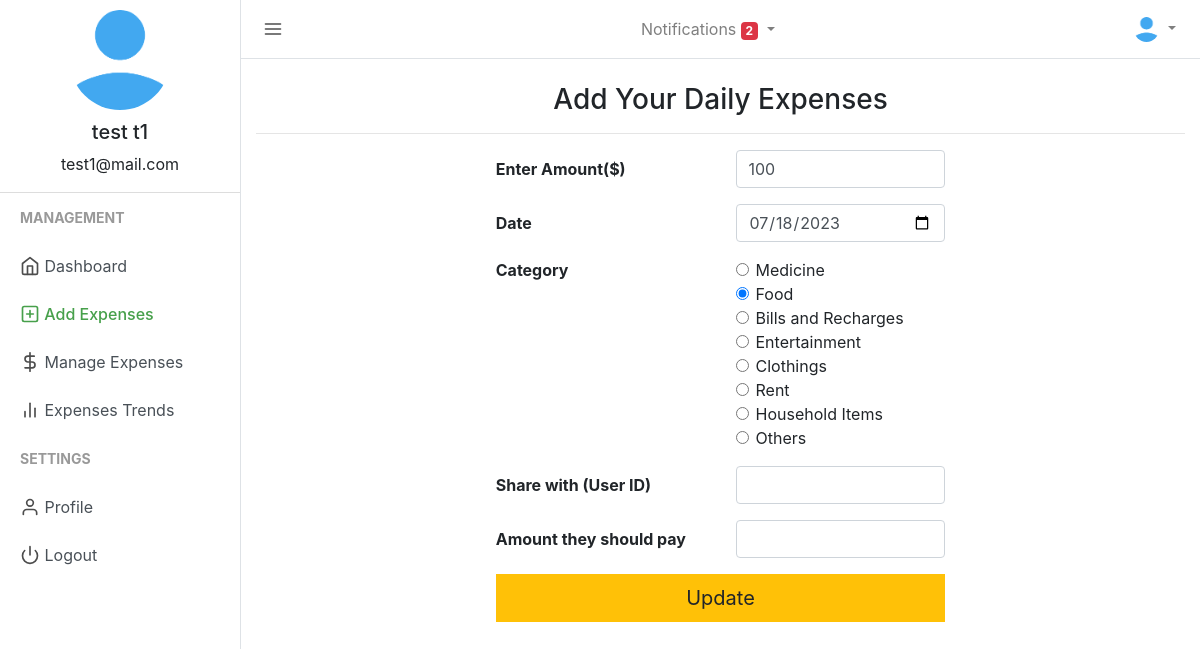
The app's page /add_expense.php?edit=79 (signed in) with its own data.
### tables this page shows
CREATE TABLE `users` (
  `user_id` int(11) NOT NULL,
  `firstname` varchar(50) NOT NULL,
  `lastname` varchar(25) NOT NULL,
  `email` varchar(50) NOT NULL,
  `profile_path` varchar(50) NOT NULL DEFAULT 'default_profile.png',
  `password` varchar(50) NOT NULL,
  `trn_date` datetime NOT NULL
);

CREATE TABLE `expenses` (
  `expense_id` int(20) NOT NULL,
  `user_id` varchar(15) NOT NULL,
  `expense` int(20) NOT NULL,
  `expensedate` varchar(15) NOT NULL,
  `expensecategory` varchar(50) NOT NULL
);

### session.php (called while the page is built, shortened)
<?php
include("config.php");
$sess_email = $_SESSION["email"];
$sql = "SELECT user_id, firstname, lastname, email, profile_path FROM users WHERE email = '$sess_email'";
$result = $con->query($sql);
if ($result->num_rows > 0) {
  while($row = $result->fetch_assoc()) {
    $userid=$row["user_id"];
    $username =$row["firstname"]." ".$row["lastname"];
    $useremail=$row["email"];
    $userprofile="uploads/".$row["profile_path"];
  }
} else {
    $userid="GHX1Y2";
    $username ="Jhon Doe";
    $useremail="mailid@domain.com";
    $userprofile="Uploads/default_profile.png";
}
?>

### add_expense.php (the view, shortened to what this page needs)
<?php
include("session.php");
$update = false;
$del = false;
$expenseamount = "";
$expensedate = date("Y-m-d");
$expensecategory = "Entertainment";
if (isset($_GET['edit'])) {
    editExpense();
}
function editExpense()
{
    global $con, $userid, $update, $expenseamount, $expensedate, $expensecategory;
    $id = $_GET['edit'];
    $record = mysqli_query($con, "SELECT * FROM expenses WHERE user_id='$userid' AND expense_id=$id");
    if (mysqli_num_rows($record) == 1) {
        $expense = mysqli_fetch_array($record);
        $expenseamount = $expense['expense'];
        $expensedate = $expense['expensedate'];
        $expensecategory = $expense['expensecategory'];
        $update = true;
    } else {
        echo ("WARNING: AUTHORIZATION ERROR: Trying to Access Unauthorized data");
    }
}
?>
<!DOCTYPE html>
<html lang="en">
<head>
    <link href="css/bootstrap.min.css" rel="stylesheet">
    <link href="css/style.css" rel="stylesheet">
</head>
<body>
    <div class="d-flex" id="wrapper">
        <div class="border-right" id="sidebar-wrapper">
            <div class="user">
                <img class="img img-fluid rounded-circle" src="<?php echo $userprofile ?>" width="120">
                <h5><?php echo $username ?></h5>
                <p><?php echo $useremail ?></p>
            </div>
            <div class="sidebar-heading">Management</div>
            <div class="list-group list-group-flush">
                <a href="index.php" class="list-group-item list-group-item-action"><span data-feather="home"></span> Dashboard</a>
                <a href="add_expense.php" class="list-group-item list-group-item-action sidebar-active"><span data-feather="plus-square"></span> Add Expenses</a>
                <a href="manage_expense.php" class="list-group-item list-group-item-action"><span data-feather="dollar-sign"></span> Manage Expenses</a>
                <a href="expense_trends.php" class="list-group-item list-group-item-action "><span data-feather="bar-chart-2"></span> Expenses Trends</a>
            </div>
            <div class="sidebar-heading">Settings </div>
            <div class="list-group list-group-flush">
                <a href="profile.php" class="list-group-item list-group-item-action "><span data-feather="user"></span> Profile</a>
                <a href="logout.php" class="list-group-item list-group-item-action "><span data-feather="power"></span> Logout</a>
            </div>
        </div>
        <div id="page-content-wrapper">
            <nav class="navbar navbar-expand-lg navbar-light  border-bottom">
                <button class="toggler" type="button" id="menu-toggle" aria-expanded="false">
                    <span data-feather="menu"></span>
                </button>
                <div class="collapse navbar-collapse" id="navbarSupportedContent">
                    <ul class="navbar-nav ml-auto mt-2 mt-lg-0">
                        <li class="nav-item dropdown">
                            <a class="nav-link dropdown-toggle" href="#" id="navbarDropdown" role="button" data-toggle="dropdown" aria-haspopup="true" aria-expanded="false">
                                <i class="fas fa-bell"></i> Notifications
                                <?php
                                $query = "SELECT * FROM notifications WHERE user_id = '$userid' AND `read` = 0";
                                if ($result = mysqli_query($con, $query)) {
                                    $num_unread = mysqli_num_rows($result);
                                    if ($num_unread > 0) {
                                        echo "<span class='badge badge-danger'>$num_unread</span>";
                                    }
                                } else {
                                    echo "Query failed: " . mysqli_error($con);
                                }
                                ?>
                            </a>
                        </li>
                    </ul>
                </div>
                <div class="collapse navbar-collapse" id="navbarSupportedContent">
                    <ul class="navbar-nav ml-auto mt-2 mt-lg-0">
                        <li class="nav-item dropdown">
                            <a class="nav-link dropdown-toggle" href="#" id="navbarDropdown" role="button" data-toggle="dropdown" aria-haspopup="true" aria-expanded="false">
                                <img class="img img-fluid rounded-circle" src="<?php echo $userprofile ?>" width="25">
                            </a>
                        </li>
                    </ul>
                </div>
            </nav>
            <div class="container">
                <h3 class="mt-4 text-center">Add Your Daily Expenses</h3>
                <hr>
                <div class="row ">
                    <div class="col-md-3"></div>
                    <div class="col-md" style="margin:0 auto;">
                        <form action="" method="POST">
                            <div class="form-group row">
                                <label for="expenseamount" class="col-sm-6 col-form-label"><b>Enter Amount($)</b></label>
                                <div class="col-md-6">
                                    <input type="number" class="form-control col-sm-12" value="<?php echo $expenseamount; ?>" id="expenseamount" name="expenseamount" required>
                                </div>
                            </div>
                            <div class="form-group row">
                                <label for="expensedate" class="col-sm-6 col-form-label"><b>Date</b></label>
                                <div class="col-md-6">
                                    <input type="date" class="form-control col-sm-12" value="<?php echo $expensedate; ?>" name="expensedate" id="expensedate" required>
                                </div>
                            </div>
                            <fieldset class="form-group">
                                <div class="row">
                                    <legend class="col-form-label col-sm-6 pt-0"><b>Category</b></legend>
                                    <div class="col-md">
                                        <div class="form-check">
                                            <input class="form-check-input" type="radio" name="expensecategory" id="expensecategory4" value="Medicine" <?php echo ($expensecategory == 'Medicine') ? 'checked' : '' ?>>
                                            <label class="form-check-label" for="expensecategory4">
                                                Medicine
                                            </label>
                                        </div>
                                        <div class="form-check">
                                            <input class="form-check-input" type="radio" name="expensecategory" id="expensecategory3" value="Food" <?php echo ($expensecategory == 'Food') ? 'checked' : '' ?>>
                                            <label class="form-check-label" for="expensecategory3">
                                                Food
                                            </label>
                                        </div>
                                        <div class="form-check">
                                            <input class="form-check-input" type="radio" name="expensecategory" id="expensecategory2" value="Bills & Recharges" <?php echo ($expensecategory == 'Bills & Recharges') ? 'checked' : '' ?>>
                                            <label class="form-check-label" for="expensecategory2">
                                                Bills and Recharges
                                            </label>
                                        </div>
                                        <div class="form-check">
                                            <input class="form-check-input" type="radio" name="expensecategory" id="expensecategory1" value="Entertainment" <?php echo ($expensecategory == 'Entertainment') ? 'checked' : '' ?>>
                                            <label class="form-check-label" for="expensecategory1">
                                                Entertainment
                                            </label>
                                        </div>
                                        <div class="form-check">
                                            <input class="form-check-input" type="radio" name="expensecategory" id="expensecategory7" value="Clothings" <?php echo ($expensecategory == 'Clothings') ? 'checked' : '' ?>>
                                            <label class="form-check-label" for="expensecategory7">
                                                Clothings
                                            </label>
                                        </div>
                                        <div class="form-check">
                                            <input class="form-check-input" type="radio" name="expensecategory" id="expensecategory6" value="Rent" <?php echo ($expensecategory == 'Rent') ? 'checked' : '' ?>>
                                            <label class="form-check-label" for="expensecategory6">
                                                Rent
                                            </label>
                                        </div>
                                        <div class="form-check">
                                            <input class="form-check-input" type="radio" name="expensecategory" id="expensecategory8" value="Household Items" <?php echo ($expensecategory == 'Household Items') ? 'checked' : '' ?>>
                                            <label class="form-check-label" for="expensecategory8">
                                                Household Items
                                            </label>
                                        </div>
                                        <div class="form-check">
                                            <input class="form-check-input" type="radio" name="expensecategory" id="expensecategory5" value="Others" <?php echo ($expensecategory == 'Others') ? 'checked' : '' ?>>
                                            <label class="form-check-label" for="expensecategory5">
                                                Others
                                            </label>
                                        </div>
                                    </div>
                                </div>
                            </fieldset>
                            <div class="form-group row">
                                <label for="shareduser" class="col-sm-6 col-form-label"><b>Share with (User ID)</b></label>
                                <div class="col-md-6">
                                    <input type="text" class="form-control col-sm-12" id="shareduser" name="shareduser">
                                </div>
                            </div>
                            <div class="form-group row">
                                <label for="sharedamount" class="col-sm-6 col-form-label"><b>Amount they should pay</b></label>
                                <div class="col-md-6">
                                    <input type="number" class="form-control col-sm-12" id="sharedamount" name="sharedamount">
                                </div>
                            </div>
                            <div class="form-group row">
                                <div class="col-md-12 text-right">
                                    <?php if ($update == true) : ?>
                                        <button class="btn btn-lg btn-block btn-warning" style="border-radius: 0%;" type="submit" name="update">Update</button>
                                    <?php elseif ($del == true) : ?>
                                        <button class="btn btn-lg btn-block btn-danger" style="border-radius: 0%;" type="submit" name="delete">Delete</button>
                                    <?php else : ?>
                                        <button type="submit" name="add" class="btn btn-lg btn-block btn-success" style="border-radius: 0%;">Add Expense</button>
                                    <?php endif ?>
                                </div>
                            </div>
                        </form>
                    </div>
                    <div class="col-md-3"></div>
                </div>
            </div>
        </div>
    </div>
</body>
</html>

### css/style.css (style rules this page uses)
body { background-color: #efefef; }
.feather { width: 20px; height: 20px; stroke: #4d4d4d; stroke-width: 2; stroke-linecap: round; stroke-linejoin: round; fill: none; vertical-align: text-bottom; }
.list-group { background-color: #ffffff; }
.list-group-item { border: none; }
.user { text-align: center; border-bottom: 1px solid #ddd; }
.user img { padding: 10px; }
.toggler { color: #000; background-color: #fff; border: none; outline: none; }
.sidebar-active { color: #47a04b; font-weight: 500; }
.sidebar-active .feather { stroke: #47a04b; font-weight: 500; }
#wrapper { overflow-x: hidden; background-color: #fff; }
#sidebar-wrapper { min-height: 100vh; margin-left: -15rem; -webkit-transition: margin 0.25s ease-out; -moz-transition: margin 0.25s ease-out; -o-transition: margin 0.25s ease-out; transition: margin 0.25s ease-out; }
#sidebar-wrapper .sidebar-heading { padding: 0.875rem 1.25rem; font-size: 14px; font-weight: bold; text-transform: uppercase; color: #999; }
#sidebar-wrapper .list-group { width: 15rem; }
#page-content-wrapper { min-width: 100vw; }
@media (min-width: 768px) { #sidebar-wrapper { margin-left: 0; } }
@media (min-width: 768px) { #page-content-wrapper { min-width: 0; width: 100%; } }

### records on screen
users: profile_path (placeholder picture), username "test t1", email "test1@mail.com"
expenses: expenseamount "100", expensedate "07/18/2023", expensecategory "☐ Medicine", expensecategory "☑ Food", expensecategory "☐ Bills and Recharges", expensecategory "☐ Entertainment", expensecategory "☐ Clothings", expensecategory "☐ Rent", expensecategory "☐ Household Items", expensecategory "☐ Others"

### other values on screen
$num_unread "2"
